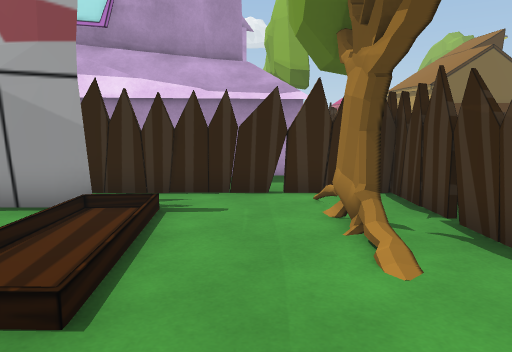
View 1 (above)

12 first-person views from a walk through a Unity game level. The camera is 1.4 m above the floor, tilts 8° down and sees 70° across. The floor is counted in squares, 1 m on a side. Each view is taken from the middle of a square. On the plan, view 1 faces up. The plan holds only what a view shows up to about 16 squares ahead; the rest is blank. The place goes on beyond the plan. The player character is not drawn. Some animated figures are not drawn.

View 2
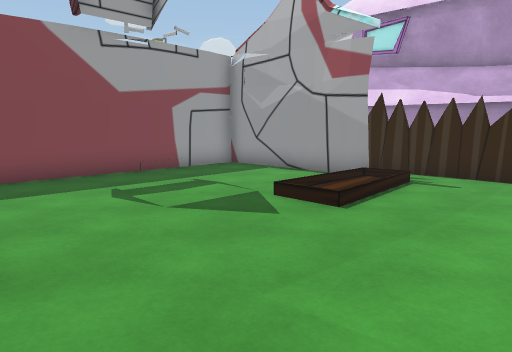

View 3
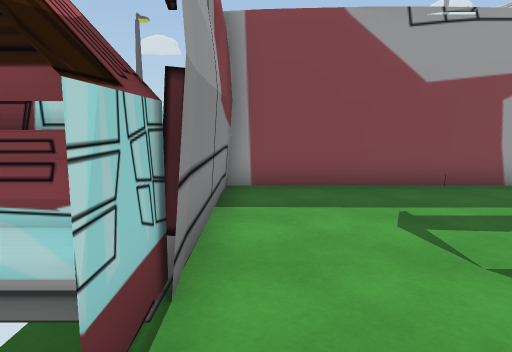

View 4
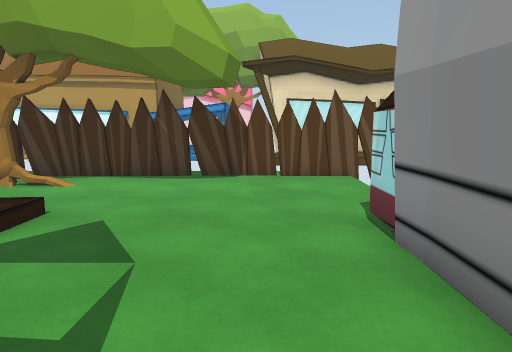

View 5
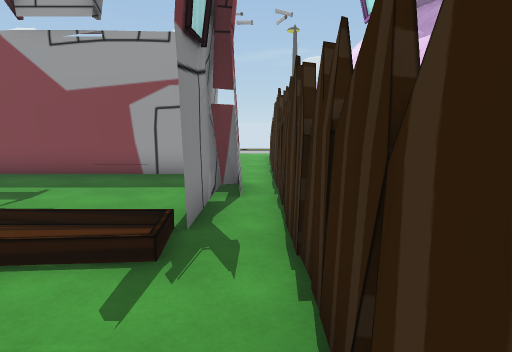

View 6
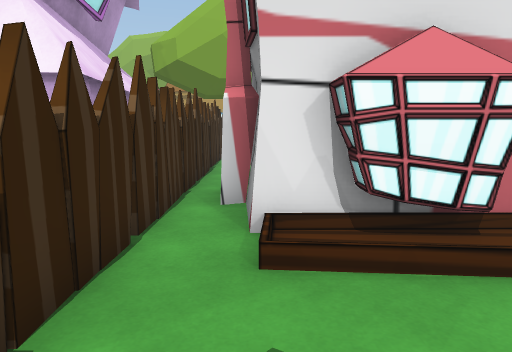

View 7
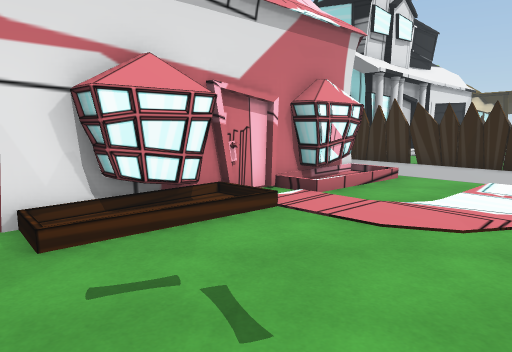

View 8
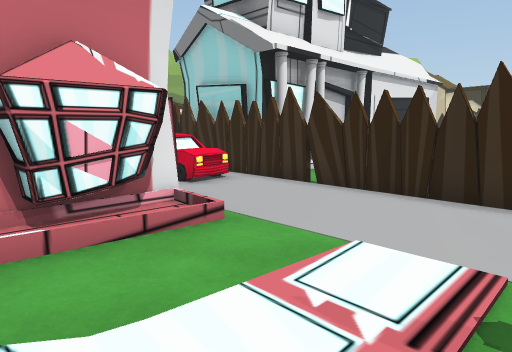

View 9
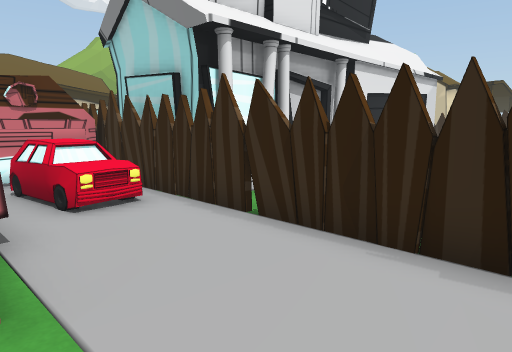

View 10
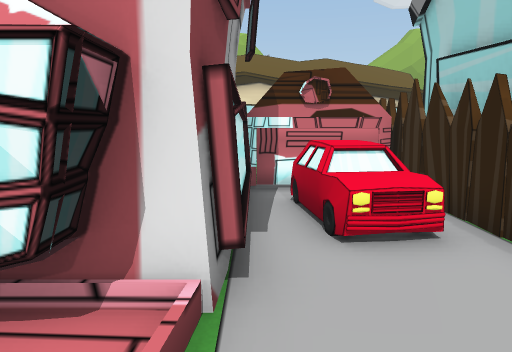

View 11
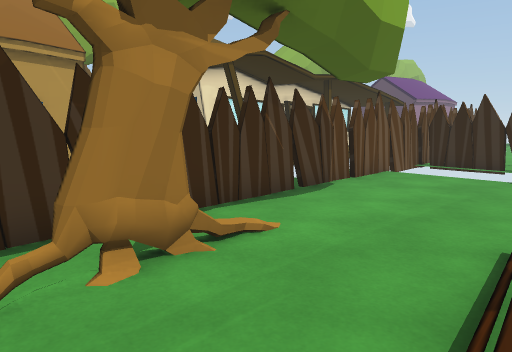

View 12
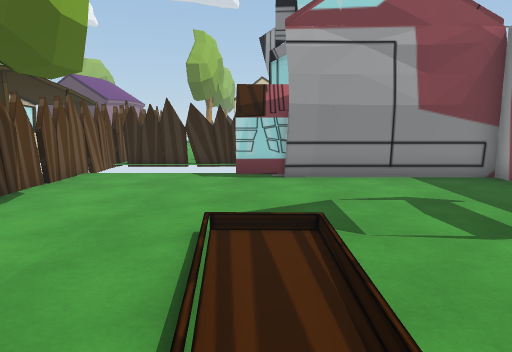

### Floor plan
Points are (right, up) in squares from view 1. A wall is a line through its corners. A room is listed if a view was taken in it or the views show most of it. See-through windows are left out.
Room 1 (views 1, 2, 3, 4, 5, 11, 12)
walls: (-2.7, 6) (-8.3, 6.2) (-2.4, 6.1); (-3.6, -2.6) (-2.7, -2.5); (-4.7, 6.1) (-6.5, 6) (-4.9, 6.1); (-5.9, 6.6) (-5, 6.6); (-6.8, 6.5) (-6.5, 6); (3.2, -3) (2.8, 7.6); (3.1, 7.4) (-8.6, 7.6); (-8.3, 6.2) (-8.3, -2.7) (-1.4, -2.7); (-6.9, -4) (-4.3, -3.7); (3.1, -7.2) (2.9, 1.6)
ways out: opening at (-9, 7) to room 2
objects: tree (1, 5) to (2, 6)
Room 2 (views 6, 7, 8, 9, 10)
walls: (-6.7, -11.5) (-6.7, -9.9); (-6.7, -8.5) (-6.7, -7.8); (-11.1, -6.2) (-6.4, -6.2); (-6.4, -2.7) (-8.3, -2.6) (-8.3, -1.8) (-8.9, -1.8); (-8.3, -1.9) (-9, -1.9); (-9, -2.1) (-8.9, -1.8); (-9.1, -2.1) (-8.8, -1.8) (-9, -1.5) (-9.1, -1.3); (-9, -1.8) (-9, -1.6); (-9, -1.8) (-9, -0.2); (-8.8, -1.3) (-8.9, -0.2) (-9.2, 0) (-8.4, 0); (-8.3, -0.5) (-8.3, 3.5); (-8.9, -0.2) (-8.3, -0.2); (-9.2, 0) (-8.3, 0); (-8.5, 2) (-8.6, 2.6); (-9, 3) (-9, 4.8) (-8.3, 4.8); (-8.8, 3.1) (-9.2, 3.5); (-8.9, 3.1) (-8.8, 4.3); (-9, 4.3) (-9, 4.9); (-8.3, 4.5) (-8.3, 6.2); (-9.1, 4.4) (-9, 4.8); (-8.9, 4.8) (-8.3, 4.8); (-9.1, 5) (-8.3, 5); (-8.6, 7.6) (-10.6, 7.6)
low walls: (-6.7, -5.3) (-6.8, -4.6); (-6.8, -4.4) (-6.9, -4.1); (-8.3, -1.7) (-9, -1.7)
ways out: opening at (-9, 7) to room 1
objects: fence (-14, -6); fence (-14, 8) to (-11, 8); fence (-13, -6); fence (-12, -6)
Room 3 (no view inside)
walls: (-5.3, -4) (-4.5, -3.9); (-3.5, -2.9) (-6.4, -2.7); (-6.4, -6.2) (2.8, -6.2)

Positions as (right, up) in squares from view 1, and headings:
1: (0, 0), facing up
2: (2, -3), facing up-left
3: (0, -2), facing left
4: (-7, -1), facing right
5: (2, 7), facing left
6: (-13, 6), facing right
7: (-14, 7), facing down-right
8: (-14, 1), facing down-right
9: (-13, -2), facing down-right
10: (-11, -3), facing right
11: (-2, 7), facing down-right
12: (-2, 7), facing down
